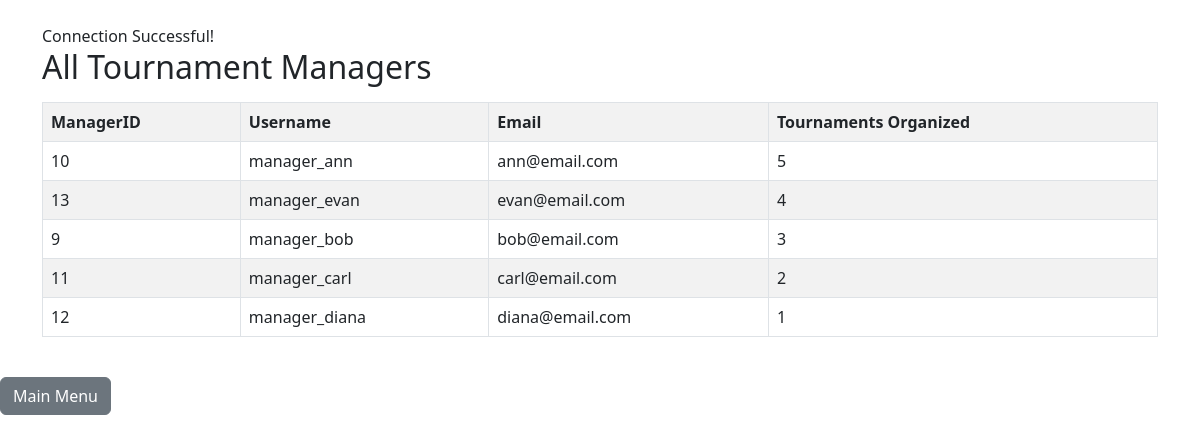
Page /queries/display_tournament_managers.php on the earlier database version.
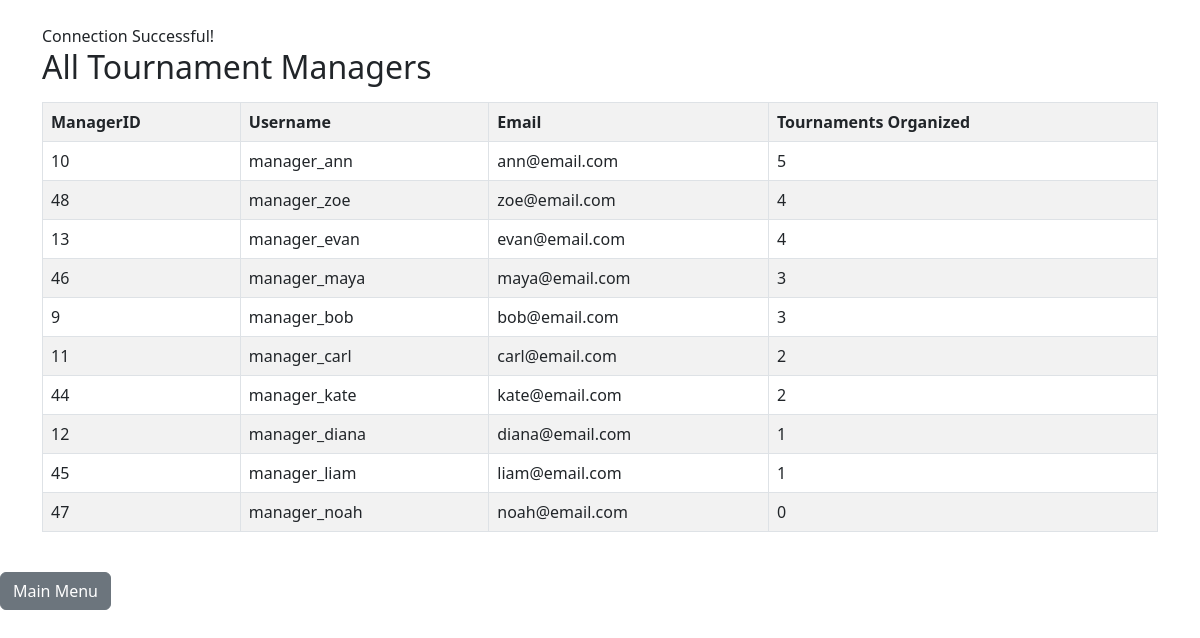
Same page on the later database version.
### tables this page shows
CREATE TABLE TournamentManager (
    ManagerID INT PRIMARY KEY,
    Tournaments_Organized INT DEFAULT 0,
    FOREIGN KEY (ManagerID) REFERENCES GameUser(UserID)
        ON DELETE CASCADE
        ON UPDATE CASCADE
);

CREATE TABLE GameUser (
    UserID INT PRIMARY KEY,
    Username VARCHAR(40) UNIQUE NOT NULL,
    Email VARCHAR(50) UNIQUE NOT NULL,
    Password VARCHAR(40) NOT NULL
);

### queries/display_tournament_managers.php (the view, shortened to what this page needs)
<?php
$servername = "localhost";
$username   = "root";
$password   = "";
$database   = "tictactoe";
$conn = new mysqli($servername, $username, $password, $database);
if ($conn->connect_error) {
	die("Connection failed: " . $conn->connect_error);
} else {
	echo "<link rel='stylesheet' href='https://cdn.jsdelivr.net/npm/bootstrap@5.3.0/dist/css/bootstrap.min.css'>";
	echo "<div class='container mt-4'>";
	echo "Connection Successful! <br>";
}
$query = "SELECT tm.ManagerID, gu.Username, gu.Email, tm.Tournaments_Organized
          FROM TournamentManager tm
          JOIN GameUser gu ON tm.ManagerID = gu.UserID
          ORDER BY tm.Tournaments_Organized DESC";
$result = $conn->query($query);
echo "<h2>All Tournament Managers</h2>";
if ($result->num_rows > 0) {
	echo "<table class='table table-bordered table-striped mt-3'>";
	echo "<tr><th>ManagerID</th><th>Username</th><th>Email</th><th>Tournaments Organized</th></tr>";
	while ($row = $result->fetch_assoc()) {
		echo "<tr>
			<td>" . $row["ManagerID"] . "</td>
			<td>" . $row["Username"] . "</td>
			<td>" . $row["Email"] . "</td>
			<td>" . $row["Tournaments_Organized"] . "</td>
		</tr>";
	}
	echo "</table>";
} else {
	echo "No tournament managers found.";
}
echo "</div><br><a class='btn btn-secondary' href='../index.php'>Main Menu</a>";
?>

Differences in the rows shown:
added tournamentmanager: ManagerID "48", ManagerID.Username "manager_zoe", ManagerID.Email "zoe@email.com", Tournaments_Organized "4"
added tournamentmanager: ManagerID "46", ManagerID.Username "manager_maya", ManagerID.Email "maya@email.com", Tournaments_Organized "3"
added tournamentmanager: ManagerID "44", ManagerID.Username "manager_kate", ManagerID.Email "kate@email.com", Tournaments_Organized "2"
added tournamentmanager: ManagerID "45", ManagerID.Username "manager_liam", ManagerID.Email "liam@email.com", Tournaments_Organized "1"
added tournamentmanager: ManagerID "47", ManagerID.Username "manager_noah", ManagerID.Email "noah@email.com", Tournaments_Organized "0"
